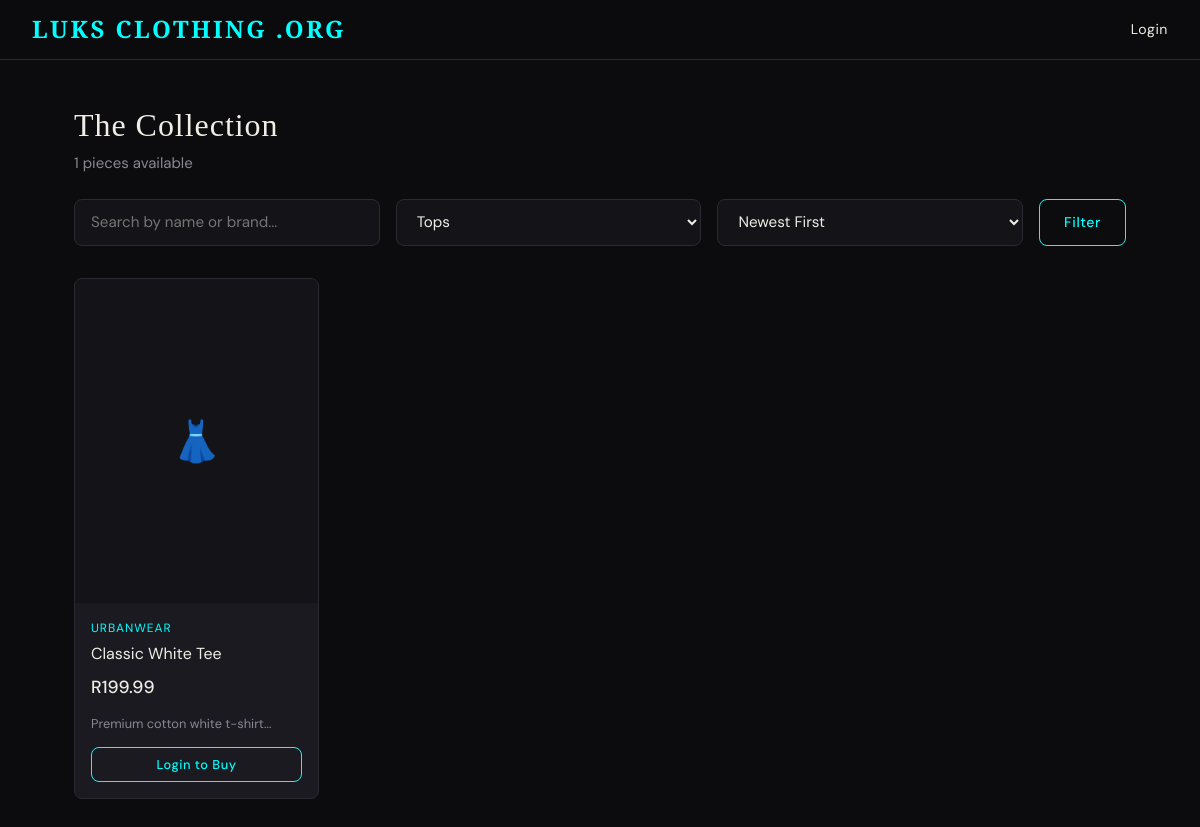
The app's page /store.php?category=Tops with its own data.
### tables this page shows
CREATE TABLE IF NOT EXISTS tblProduct (
    productID INT AUTO_INCREMENT PRIMARY KEY,
    name VARCHAR(100) NOT NULL,
    price DECIMAL(10,2) NOT NULL,
    image VARCHAR(255),
    description TEXT,
    brand VARCHAR(100),
    category VARCHAR(50),
    stock INT DEFAULT 0,
    sellerID INT,
    isApproved TINYINT(1) DEFAULT 0,
    createdAt TIMESTAMP DEFAULT CURRENT_TIMESTAMP,
    FOREIGN KEY (sellerID) REFERENCES tblUser(userID) ON DELETE SET NULL
);

### store.php (the view, shortened to what this page needs)
<?php
include 'DBConn.php';
$search   = trim($_GET['search'] ?? '');
$category = trim($_GET['category'] ?? '');
$sort     = $_GET['sort'] ?? 'newest';
$where = "WHERE p.isApproved=1";
if($category) $where .= " AND p.category='".htmlspecialchars($category)."'";
$orderBy = match($sort){
    'price_asc'  => 'p.price ASC',
    'price_desc' => 'p.price DESC',
    default      => 'p.productID DESC'
};
$products = $conn->query("SELECT p.*, u.username as sellerName FROM tblProduct p LEFT JOIN tblUser u ON p.sellerID=u.userID $where ORDER BY $orderBy");
$categories = $conn->query("SELECT DISTINCT category FROM tblProduct WHERE isApproved=1 AND category IS NOT NULL");
?>
<!DOCTYPE html>
<html lang="en">
<head>
    <link rel="stylesheet" href="style.css">
</head>
<body>
<?php include 'nav.php'; ?>
<div class="page">
    <div class="section-title">
        <div>
            <h2>The Collection</h2>
            <p class="text-muted"><?php echo $products->num_rows; ?> pieces available</p>
        </div>
    </div>
    <div class="filter-bar">
        <form method="GET" style="display:flex;gap:1rem;flex-wrap:wrap;width:100%;">
            <input type="text" name="search" placeholder="Search by name or brand..." value="<?php echo htmlspecialchars($search); ?>">
            <select name="category" style="min-width:150px;">
                <?php while($cat = $categories->fetch_assoc()): ?>
                    <option value="<?php echo htmlspecialchars($cat['category']); ?>" <?php echo $category===$cat['category']?'selected':''; ?>>
                        <?php echo htmlspecialchars($cat['category']); ?>
                    </option>
                <?php endwhile; ?>
            </select>
            <select name="sort" style="min-width:150px;">
                <option value="newest" <?php echo $sort==='newest'?'selected':''; ?>>Newest First</option>
            </select>
            <button type="submit" class="btn btn-outline">Filter</button>
        </form>
    </div>
    <?php if($products->num_rows === 0): ?>
        <div class="card text-center" style="padding:3rem;">
            <p style="font-size:2rem;margin-bottom:.5rem;">🔍</p>
            <h3>Nothing found</h3>
            <p class="text-muted mt1">Try a different search or category.</p>
            <a href="store.php" class="btn btn-outline mt2">Clear Filters</a>
        </div>
    <?php else: ?>
    <div class="product-grid">
        <?php while($p = $products->fetch_assoc()): ?>
        <div class="product-card">
            <?php if($p['image'] && file_exists("uploads/".$p['image'])): ?>
                <img src="uploads/<?php echo htmlspecialchars($p['image']); ?>" alt="<?php echo htmlspecialchars($p['name']); ?>">
            <?php else: ?>
                <div class="img-placeholder">👗</div>
            <?php endif; ?>
            <div class="p-info">
                <div class="p-brand"><?php echo htmlspecialchars($p['brand'] ?? 'Luks Clothing .org'); ?></div>
                <div class="p-name"><?php echo htmlspecialchars($p['name']); ?></div>
                <div class="p-price">R<?php echo number_format($p['price'],2); ?></div>
                <?php if($p['description']): ?>
                    <p class="text-muted" style="font-size:.8rem;margin-bottom:.8rem;"><?php echo htmlspecialchars(substr($p['description'],0,60)); ?>...</p>
                <?php endif; ?>
                <div class="p-actions">
                    <?php if(isset($_SESSION['user']) && $_SESSION['role']==='customer'): ?>
                        <form method="POST" style="flex:1;">
                            <input type="hidden" name="product_id" value="<?php echo $p['productID']; ?>">
                            <button name="add_to_cart" class="btn btn-gold btn-sm w100">Add to Bag</button>
                        </form>
                    <?php elseif(!isset($_SESSION['user'])): ?>
                        <a href="login.php" class="btn btn-outline btn-sm w100">Login to Buy</a>
                    <?php endif; ?>
                </div>
            </div>
        </div>
        <?php endwhile; ?>
    </div>
    <?php endif; ?>
</div>
</body>
</html>

### style.css (style rules this page uses)
:root { --bg: #0c0c0e; --surface: #141418; --card: #1a1a20; --border: #2a2a33; --gold: cyan; --gold-dim: #007a7a; --text: #f0ede6; --muted: #888794; --danger: #c0392b; --success: #27ae60; --radius: 8px; --shadow: 0 4px 24px rgba(0,0,0,0.4); }
*, *::before, *::after { box-sizing: border-box; margin: 0; padding: 0; }
html { scroll-behavior: smooth; }
body { background: var(--bg); color: var(--text); font-family: 'DM Sans', sans-serif; font-size: 15px; line-height: 1.6; min-height: 100vh; }
h1, h2, h3 { font-family: 'Cormorant Garamond', Georgia, serif; font-weight: 300; letter-spacing: 0.03em; }
h2 { font-size: 2rem; }
a { color: var(--gold); text-decoration: none; transition: opacity .2s; }
.page { max-width: 1100px; margin: 0 auto; padding: 2.5rem 1.5rem; }
input[type=text], input[type=email], input[type=password], input[type=number], input[type=file], textarea, select { width: 100%; padding: .7rem 1rem; background: var(--surface); color: var(--text); border: 1px solid var(--border); border-radius: var(--radius); font-family: 'DM Sans', sans-serif; font-size: .95rem; transition: border-color .2s; outline: none; }
select option { background: var(--surface); }
.btn { display: inline-flex; align-items: center; justify-content: center; gap: .4rem; padding: .65rem 1.5rem; border: none; border-radius: var(--radius); font-family: 'DM Sans', sans-serif; font-size: .88rem; font-weight: 500; letter-spacing: .04em; cursor: pointer; transition: all .2s; text-decoration: none; }
.btn-outline { background: transparent; color: var(--gold); border: 1px solid var(--gold); }
.btn-sm { padding: .4rem .9rem; font-size: .8rem; }
.product-grid { display: grid; grid-template-columns: repeat(auto-fill, minmax(220px, 1fr)); gap: 1.5rem; margin-top: 2rem; }
.product-card { background: var(--card); border: 1px solid var(--border); border-radius: var(--radius); overflow: hidden; transition: transform .2s, box-shadow .2s; }
.product-card .img-placeholder { width: 100%; aspect-ratio: 3/4; background: var(--surface); display: flex; align-items: center; justify-content: center; color: var(--border); font-size: 2.5rem; }
.product-card .p-info { padding: 1rem; }
.product-card .p-brand { font-size: .75rem; color: var(--gold); letter-spacing: .08em; text-transform: uppercase; }
.product-card .p-name { font-size: 1rem; margin: .2rem 0 .4rem; }
.product-card .p-price { font-size: 1.1rem; font-weight: 500; margin-bottom: .8rem; }
.product-card .p-actions { display: flex; gap: .5rem; }
.filter-bar { display: flex; gap: 1rem; align-items: center; flex-wrap: wrap; margin-bottom: 1.5rem; }
.filter-bar input, .filter-bar select { width: auto; flex: 1; min-width: 160px; }
.section-title { display: flex; align-items: center; justify-content: space-between; margin-bottom: 1.5rem; }
.text-muted { color: var(--muted); }
.w100 { width: 100%; }

### records on screen
tblproduct: brand "URBANWEAR", name "Classic White Tee", price "199.99", description "Premium cotton white t-shirt"

### other values on screen
$products->num_rows "1"
form field category "Tops"
